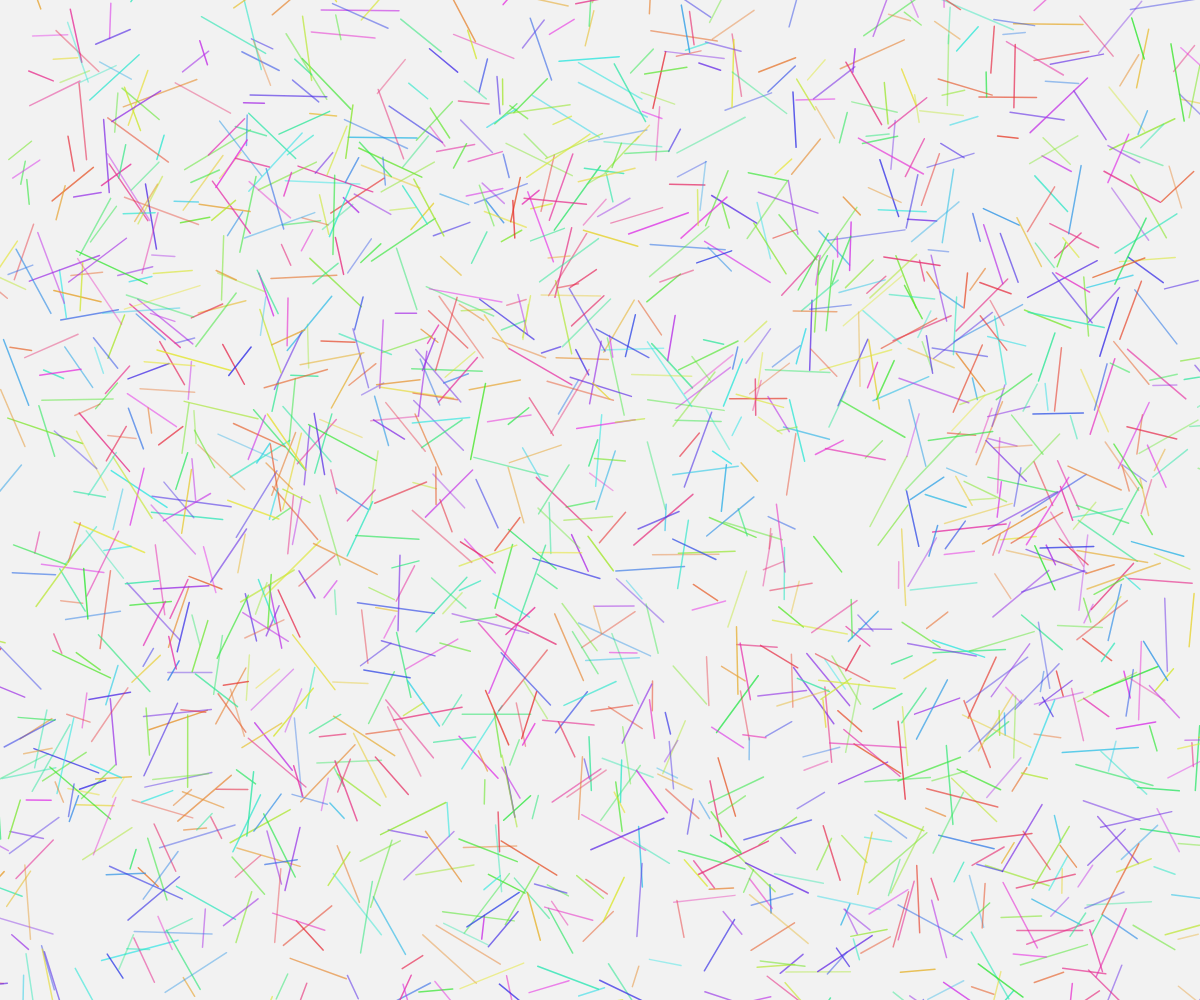
Frame 1 (no input)
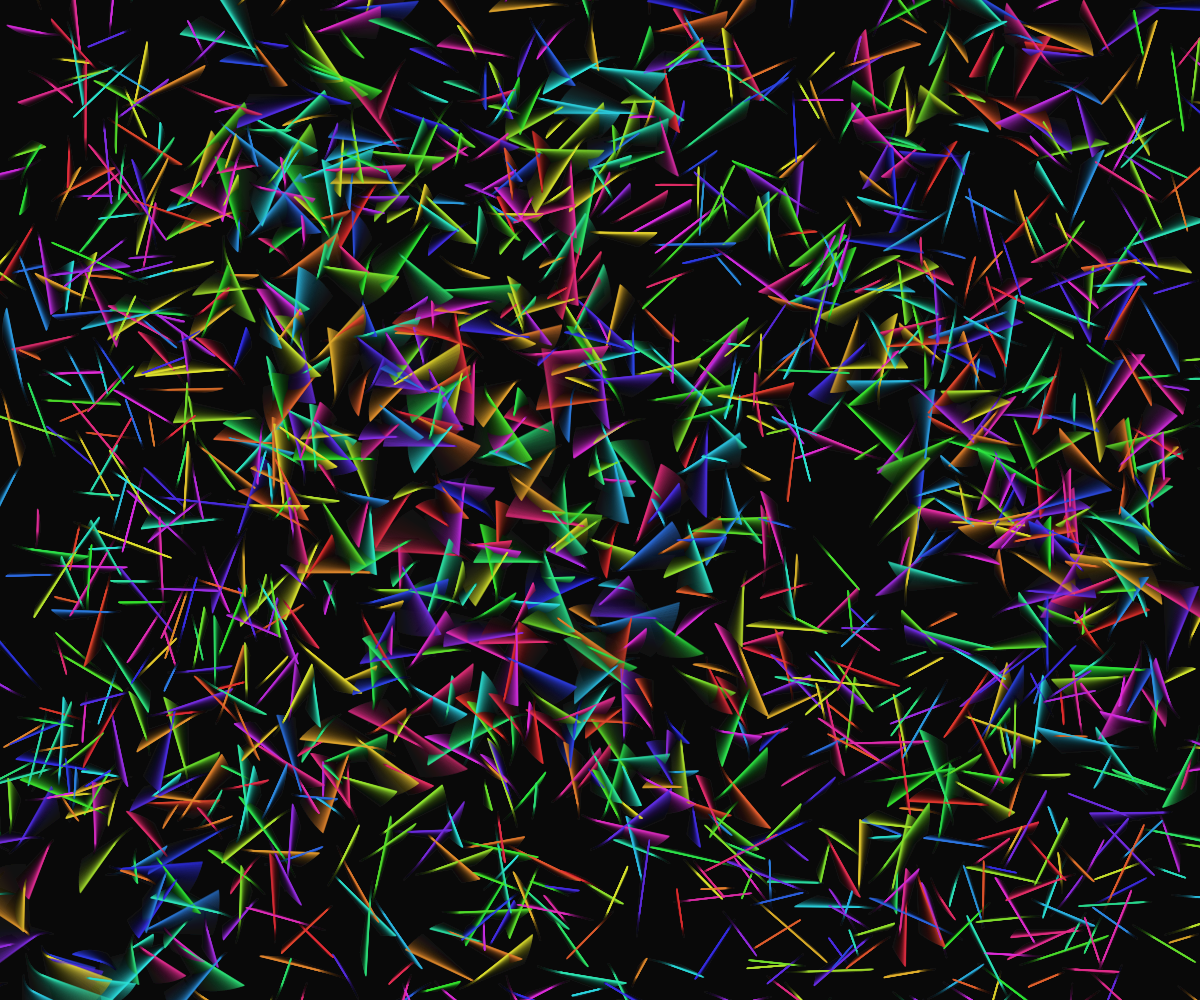
Frame 60 (no input)
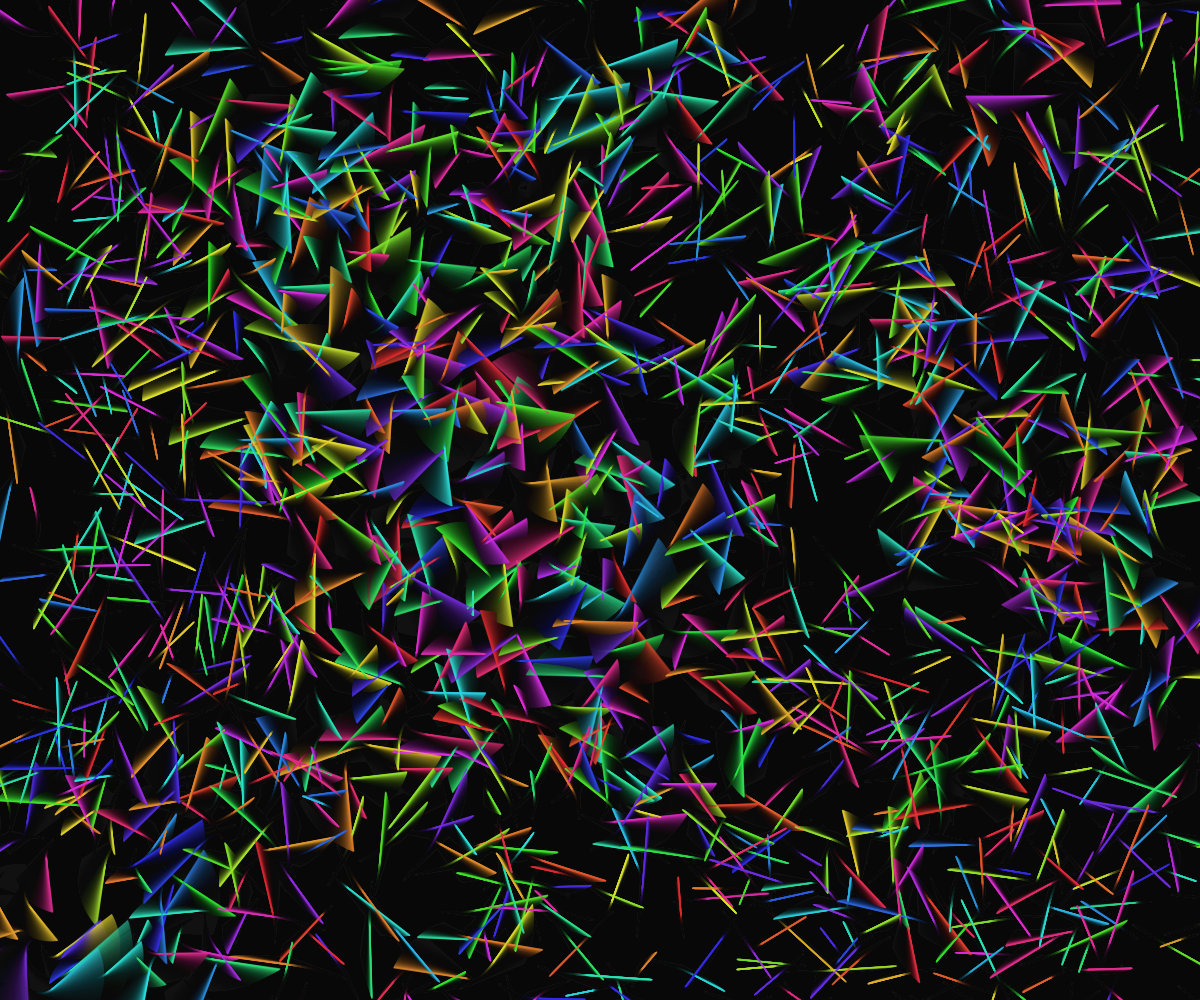
Frame 120 (the mouse pressed at the canvas centre since frame 60)

The p5.js sketch that drew these frames (run headless with seeded random() and noise() and a simulated clock; from frame 60 on, the mouse is pressed at the canvas centre):

// p5.js sketch
// ── sketch.js
let lines = [];
let maxLines = 1500;
let time = 0;

function setup() {
  createCanvas(windowWidth, windowHeight);
  colorMode(HSB, 360, 100, 100, 1);
  
  // Initialize lines for lattice structure
  for (let i = 0; i < maxLines; i++) {
    lines.push({
      x: random(width),
      y: random(height),
      length: random(20, 80),
      angle: random(TWO_PI),
      speed: random(0.001, 0.005),
      hue: random(360),
      alpha: random(0.4, 0.8),
      frequency: random(0.01, 0.03)
    });
  }
}

function draw() {
  background(0, 0, 5, 0.05);
  
  time += 0.02;
  
  // Draw and update lines
  for (let i = 0; i < lines.length; i++) {
    let lineObj = lines[i];
    
    // Animate position and angle using noise
    lineObj.x += cos(lineObj.angle) * lineObj.speed * 100;
    lineObj.y += sin(lineObj.angle) * lineObj.speed * 100;
    lineObj.angle += (noise(lineObj.x * 0.002, lineObj.y * 0.002, time * lineObj.frequency) - 0.5) * 0.05;
    
    // Reset line if out of bounds
    if (lineObj.x < -100 || lineObj.x > width + 100 ||
        lineObj.y < -100 || lineObj.y > height + 100) {
      lineObj.x = random(width);
      lineObj.y = random(height);
      lineObj.angle = random(TWO_PI);
    }
    
    // Draw the line
    stroke(lineObj.hue, 80, 90, lineObj.alpha);
    strokeWeight(1.5);
    line(
      lineObj.x,
      lineObj.y,
      lineObj.x + cos(lineObj.angle) * lineObj.length,
      lineObj.y + sin(lineObj.angle) * lineObj.length
    );
  }
}

function windowResized() {
  resizeCanvas(windowWidth, windowHeight);
}
